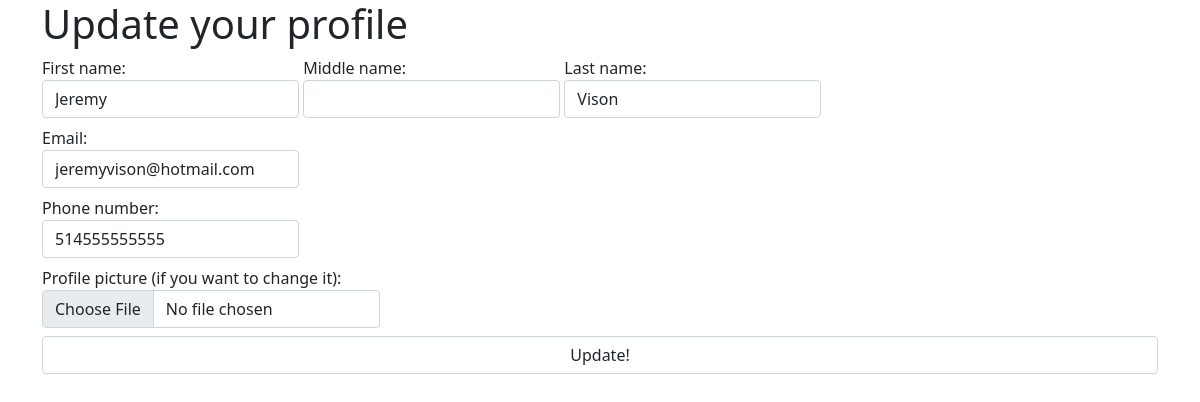
Page /User/update/4 (signed in) on the committed database.
### tables this page shows
CREATE TABLE `user` (
  `user_id` int(11) NOT NULL,
  `user_type` tinyint(1) NOT NULL DEFAULT 0 COMMENT '0 is for customer and 1 is for store',
  `first_name` varchar(50) NOT NULL,
  `middle_name` varchar(50) DEFAULT NULL,
  `last_name` varchar(50) NOT NULL,
  `email` varchar(254) NOT NULL,
  `phone` varchar(30) DEFAULT NULL,
  `password_hash` varchar(63) NOT NULL,
  `picture` varchar(50) NOT NULL DEFAULT 'blank.jpg',
  `secret_key` varchar(32) DEFAULT NULL
);

### app/core/App.php (called while the page is built, shortened)
<?php
		class App {
			private $method = 'index';
			public function __construct() {
				$url = self::parseUrl();
				if (isset($url[0])) {
					unset($url[0]);
				}
				$this->controller = new $this->controller;
				if (isset($url[1])) {
					if (method_exists($this->controller, $url[1]))
						$this->method = $url[1];
					unset($url[1]);
				}
				$this->params = $url ? array_values($url) : [];
				call_user_func_array([$this->controller, $this->method], $this->params);
			}
			private static function parseUrl() {
				if (isset($_GET['url'])) {
					return explode('/',
						filter_var(
							rtrim($_GET['url'], '/'),
							FILTER_SANITIZE_URL)
					);
				}
			}
		}

### index.php (called while the page is built, shortened)
<?php
    new \app\core\App();

### app/models/User.php (called while the page is built, shortened)
<?php
        class User extends \app\core\Model {
            function getById($user_id) {
                $SQL = 'SELECT * FROM user WHERE user_id = :user_id';
                $STMT = self::$_connection->prepare($SQL);
                $STMT->execute(['user_id'=>$user_id]);
                $STMT->setFetchMode(\PDO::FETCH_CLASS, "app\models\User");
                return $STMT->fetch();
            }
        }

### app/core/DBConnection.php (called while the page is built, shortened)
<?php
		class DBConnection {
			static $connection = null;
			private function __construct() {
				if (self::$connection == null) {
					$host = 'localhost';
					$DBname = 'meal_times';
					$user = 'root';
					$password = '';
					self::$connection = new \PDO("mysql:host=$host;dbname=$DBname", $user, $password);
				}
			}
			public static function getInstance() {
				return self::$connection;
			}
		}

### app/views/User/update.php (the view, shortened to what this page needs)
<html>
    <head>
        <link href="https://cdn.jsdelivr.net/npm/bootstrap@5.1.3/dist/css/bootstrap.min.css" rel="stylesheet">
    </head>
    <body>
        <div class='container'>
            <h1>Update your profile</h1>
            <form method='post' action='' enctype = 'multipart/form-data'>
                <label class='form-label'>First name:<input type='text' name='first_name' class='form-control' value='<?= $data->first_name ?>' /></label>
                <label class='form-label'>Middle name:<input type='text' name='middle_name' class='form-control' value='<?= $data->middle_name ?>' /></label>
                <label class='form-label'>Last name:<input type='text' name='last_name' class='form-control' value='<?= $data->last_name ?>' /></label> <br>
                <label class='form-label'>Email:<input type='text' name='email' class='form-control' value='<?= $data->email ?>' /></label><br>
                <label class='form-label'>Phone number:<input type='text' name='phone' class='form-control' value='<?= $data->phone ?>' /></label><br>
                <label class = 'form-label'>Profile picture (if you want to change it):
                    <input type = 'file' name = 'picture' class = 'form-control'></label><br>
                <input type="submit" name='action' value='Update!' class='form-control' />
            </form>
        </div>
    </body>
</html>

### rows in the picture
user: first_name "Jeremy", last_name "Vison", email "jeremyvison@hotmail.com", phone "514555555555"
